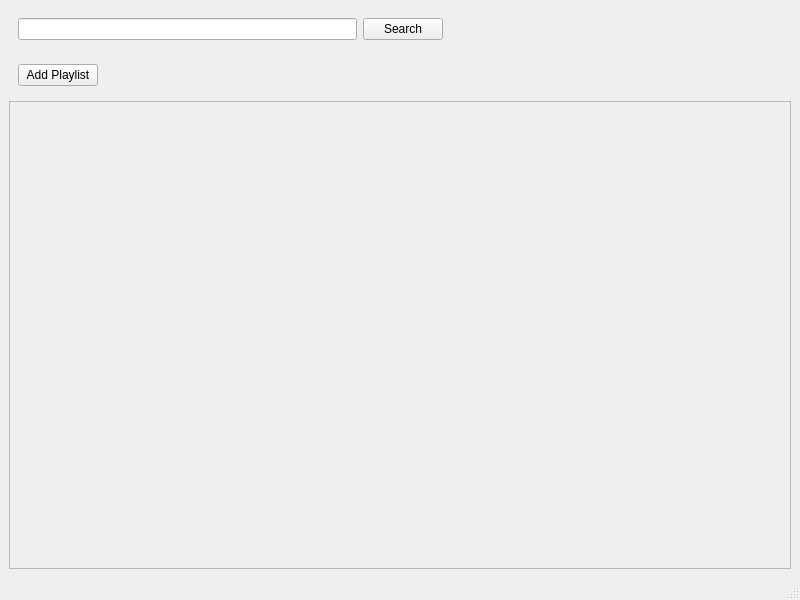
<?xml version="1.0" encoding="UTF-8"?>
<ui version="4.0">
 <class>MainWindow</class>
 <widget class="QMainWindow" name="MainWindow">
  <property name="geometry">
   <rect>
    <x>0</x>
    <y>0</y>
    <width>800</width>
    <height>600</height>
   </rect>
  </property>
  <property name="windowTitle">
   <string>MainWindow</string>
  </property>
  <widget class="QWidget" name="centralwidget">
   <layout class="QVBoxLayout" name="verticalLayout_2">
    <item>
     <widget class="QWidget" name="widget" native="true">
      <layout class="QHBoxLayout" name="horizontalLayout">
       <item>
        <widget class="QLineEdit" name="searchInput"/>
       </item>
       <item>
        <widget class="QPushButton" name="searchBtn">
         <property name="text">
          <string>Search</string>
         </property>
        </widget>
       </item>
       <item>
        <spacer name="horizontalSpacer">
         <property name="orientation">
          <enum>Qt::Orientation::Horizontal</enum>
         </property>
         <property name="sizeHint" stdset="0">
          <size>
           <width>50</width>
           <height>20</height>
          </size>
         </property>
        </spacer>
       </item>
      </layout>
     </widget>
    </item>
    <item>
     <widget class="QWidget" name="widget_2" native="true">
      <layout class="QHBoxLayout" name="horizontalLayout_2">
       <item>
        <widget class="QPushButton" name="addPlaylistBtn">
         <property name="enabled">
          <bool>true</bool>
         </property>
         <property name="text">
          <string>Add Playlist</string>
         </property>
        </widget>
       </item>
       <item>
        <spacer name="horizontalSpacer_2">
         <property name="orientation">
          <enum>Qt::Orientation::Horizontal</enum>
         </property>
         <property name="sizeHint" stdset="0">
          <size>
           <width>40</width>
           <height>20</height>
          </size>
         </property>
        </spacer>
       </item>
      </layout>
     </widget>
    </item>
    <item>
     <widget class="QScrollArea" name="scrollWidget">
      <property name="widgetResizable">
       <bool>true</bool>
      </property>
      <widget class="QWidget" name="scrollAreaWidgetContents">
       <property name="geometry">
        <rect>
         <x>0</x>
         <y>0</y>
         <width>780</width>
         <height>441</height>
        </rect>
       </property>
       <layout class="QVBoxLayout" name="verticalLayout">
        <item>
         <layout class="QGridLayout" name="playlistGridLayout"/>
        </item>
       </layout>
      </widget>
     </widget>
    </item>
   </layout>
  </widget>
  <widget class="QMenuBar" name="menubar">
   <property name="geometry">
    <rect>
     <x>0</x>
     <y>0</y>
     <width>800</width>
     <height>21</height>
    </rect>
   </property>
  </widget>
  <widget class="QStatusBar" name="statusbar"/>
 </widget>
 <resources/>
 <connections/>
</ui>
